Frame 1 (no input): blank canvas, image omitted
Frame 60 (no input): blank canvas, image omitted
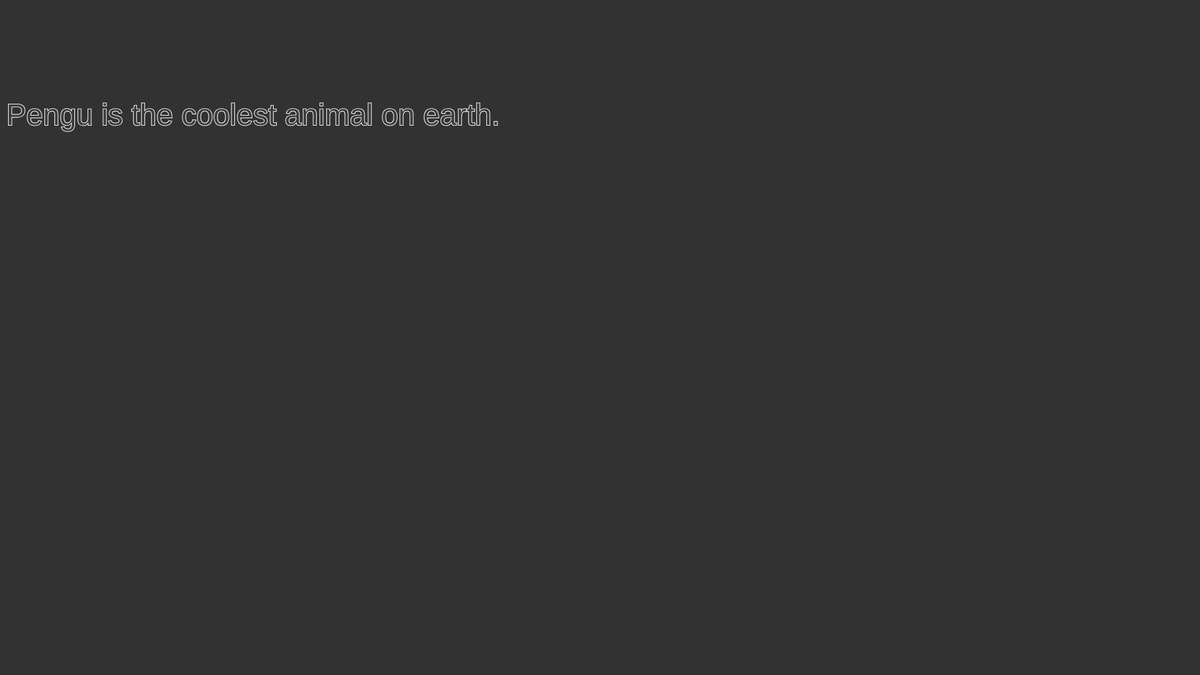
Frame 120 (the mouse pressed at the canvas centre since frame 60)

The p5.js sketch whose frames 1 and 60 were blank and that drew this single picture after the mouse press (run headless with seeded random() and noise() and a simulated clock; from frame 60 on, the mouse is pressed at the canvas centre):

// p5.js sketch
// ── sketch.js
function setup() {
  createCanvas(1920, 1080);
}
function draw() {
  background(50);
  strokeWeight(2);
  fill(128 + sin(frameCount*0.1) * 128);
  if (mouseIsPressed) {
    stroke(255);
  }
  else {
    noStroke();
  }
  textSize(12 + (mouseX / width)*72);
  text("Pengu is the coolest animal on earth.", 10, 200);
}
